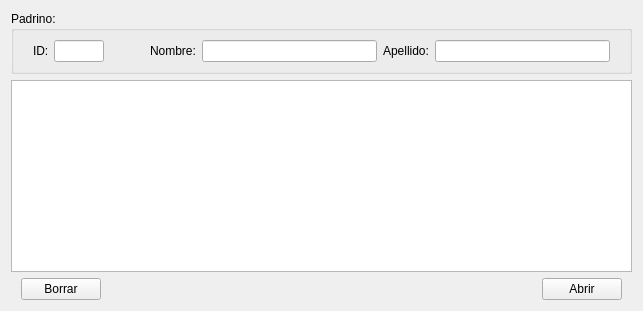
      <widget class="QWidget" name="tab_adminGodParent">
       <attribute name="title">
        <string>admP</string>
       </attribute>
       <layout class="QVBoxLayout" name="verticalLayout_28">
        <item>
         <widget class="QGroupBox" name="tab6_GodParent">
          <property name="title">
           <string>Padrino:</string>
          </property>
          <layout class="QHBoxLayout" name="horizontalLayout_99">
           <item>
            <layout class="QHBoxLayout" name="horizontalLayout_100">
             <item>
              <spacer name="horizontalSpacer_63">
               <property name="orientation">
                <enum>Qt::Horizontal</enum>
               </property>
               <property name="sizeType">
                <enum>QSizePolicy::Minimum</enum>
               </property>
               <property name="sizeHint" stdset="0">
                <size>
                 <width>10</width>
                 <height>20</height>
                </size>
               </property>
              </spacer>
             </item>
             <item>
              <layout class="QHBoxLayout" name="horizontalLayout_101">
               <property name="sizeConstraint">
                <enum>QLayout::SetFixedSize</enum>
               </property>
               <item>
                <widget class="QLabel" name="label_71">
                 <property name="sizePolicy">
                  <sizepolicy hsizetype="Fixed" vsizetype="Preferred">
                   <horstretch>0</horstretch>
                   <verstretch>0</verstretch>
                  </sizepolicy>
                 </property>
                 <property name="maximumSize">
                  <size>
                   <width>15</width>
                   <height>16777215</height>
                  </size>
                 </property>
                 <property name="text">
                  <string>ID:</string>
                 </property>
                </widget>
               </item>
               <item>
                <widget class="QLineEdit" name="tab6_GodParent_ID">
                 <property name="sizePolicy">
                  <sizepolicy hsizetype="Fixed" vsizetype="Fixed">
                   <horstretch>0</horstretch>
                   <verstretch>0</verstretch>
                  </sizepolicy>
                 </property>
                 <property name="maximumSize">
                  <size>
                   <width>50</width>
                   <height>16777215</height>
                  </size>
                 </property>
                 <property name="toolTip">
                  <string>&lt;html&gt;&lt;head/&gt;&lt;body&gt;&lt;p&gt;Ingrese el ID de cuatro dígitos numéricos del padrino.&lt;/p&gt;&lt;p&gt;Ejemplo: 1234&lt;/p&gt;&lt;/body&gt;&lt;/html&gt;</string>
                 </property>
                 <property name="text">
                  <string/>
                 </property>
                </widget>
               </item>
              </layout>
             </item>
             <item>
              <spacer name="horizontalSpacer_64">
               <property name="orientation">
                <enum>Qt::Horizontal</enum>
               </property>
               <property name="sizeType">
                <enum>QSizePolicy::Preferred</enum>
               </property>
               <property name="sizeHint" stdset="0">
                <size>
                 <width>40</width>
                 <height>20</height>
                </size>
               </property>
              </spacer>
             </item>
             <item>
              <layout class="QHBoxLayout" name="horizontalLayout_102">
               <item>
                <widget class="QLabel" name="label_72">
                 <property name="text">
                  <string>Nombre:</string>
                 </property>
                </widget>
               </item>
               <item>
                <widget class="QLineEdit" name="tab6_GodParent_Name">
                 <property name="sizePolicy">
                  <sizepolicy hsizetype="Expanding" vsizetype="Fixed">
                   <horstretch>0</horstretch>
                   <verstretch>0</verstretch>
                  </sizepolicy>
                 </property>
                 <property name="minimumSize">
                  <size>
                   <width>175</width>
                   <height>0</height>
                  </size>
                 </property>
                 <property name="toolTip">
                  <string>&lt;html&gt;&lt;head/&gt;&lt;body&gt;&lt;p&gt;Ingrese el nombre del padrino.&lt;/p&gt;&lt;/body&gt;&lt;/html&gt;</string>
                 </property>
                </widget>
               </item>
              </layout>
             </item>
             <item>
              <layout class="QHBoxLayout" name="horizontalLayout_103">
               <item>
                <widget class="QLabel" name="label_73">
                 <property name="text">
                  <string>Apellido:</string>
                 </property>
                </widget>
               </item>
               <item>
                <widget class="QLineEdit" name="tab6_GodParent_Surname">
                 <property name="sizePolicy">
                  <sizepolicy hsizetype="Expanding" vsizetype="Fixed">
                   <horstretch>0</horstretch>
                   <verstretch>0</verstretch>
                  </sizepolicy>
                 </property>
                 <property name="minimumSize">
                  <size>
                   <width>175</width>
                   <height>0</height>
                  </size>
                 </property>
                 <property name="toolTip">
                  <string>&lt;html&gt;&lt;head/&gt;&lt;body&gt;&lt;p&gt;Ingrese el apellido del padrino.&lt;/p&gt;&lt;/body&gt;&lt;/html&gt;</string>
                 </property>
                </widget>
               </item>
              </layout>
             </item>
             <item>
              <spacer name="horizontalSpacer_65">
               <property name="orientation">
                <enum>Qt::Horizontal</enum>
               </property>
               <property name="sizeType">
                <enum>QSizePolicy::Minimum</enum>
               </property>
               <property name="sizeHint" stdset="0">
                <size>
                 <width>10</width>
                 <height>20</height>
                </size>
               </property>
              </spacer>
             </item>
            </layout>
           </item>
          </layout>
         </widget>
        </item>
        <item>
         <widget class="QTableView" name="tab6_tableView"/>
        </item>
        <item>
         <layout class="QHBoxLayout" name="horizontalLayout_98">
          <item>
           <spacer name="horizontalSpacer_60">
            <property name="orientation">
             <enum>Qt::Horizontal</enum>
            </property>
            <property name="sizeType">
             <enum>QSizePolicy::Preferred</enum>
            </property>
            <property name="sizeHint" stdset="0">
             <size>
              <width>10</width>
              <height>20</height>
             </size>
            </property>
           </spacer>
          </item>
          <item>
           <widget class="QPushButton" name="tab6_Erase">
            <property name="text">
             <string>Borrar</string>
            </property>
           </widget>
          </item>
          <item>
           <spacer name="horizontalSpacer_61">
            <property name="orientation">
             <enum>Qt::Horizontal</enum>
            </property>
            <property name="sizeHint" stdset="0">
             <size>
              <width>40</width>
              <height>20</height>
             </size>
            </property>
           </spacer>
          </item>
          <item>
           <widget class="QPushButton" name="tab6_SearchOpen">
            <property name="sizePolicy">
             <sizepolicy hsizetype="Fixed" vsizetype="Fixed">
              <horstretch>0</horstretch>
              <verstretch>0</verstretch>
             </sizepolicy>
            </property>
            <property name="minimumSize">
             <size>
              <width>50</width>
              <height>0</height>
             </size>
            </property>
            <property name="text">
             <string>Abrir</string>
            </property>
           </widget>
          </item>
          <item>
           <spacer name="horizontalSpacer_62">
            <property name="orientation">
             <enum>Qt::Horizontal</enum>
            </property>
            <property name="sizeType">
             <enum>QSizePolicy::Preferred</enum>
            </property>
            <property name="sizeHint" stdset="0">
             <size>
              <width>10</width>
              <height>20</height>
             </size>
            </property>
           </spacer>
          </item>
         </layout>
        </item>
       </layout>
      </widget>
